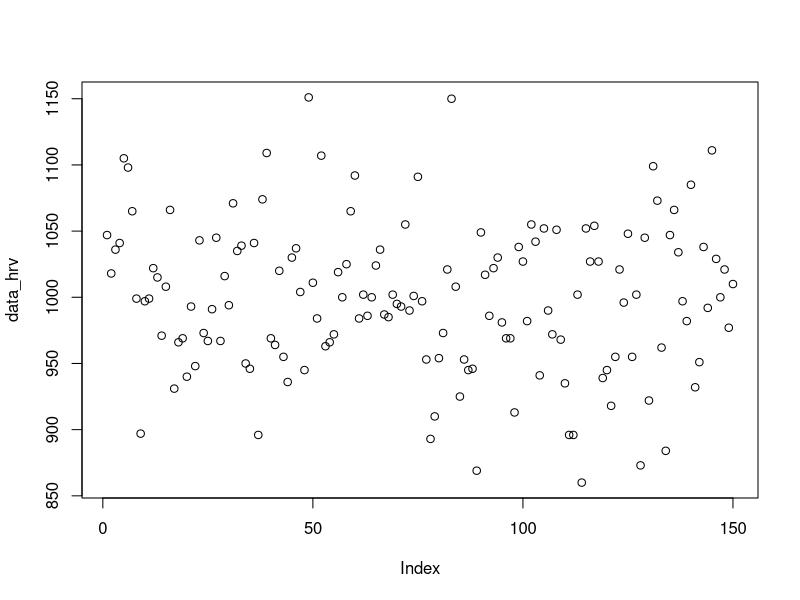

Reproduce this figure in R. (Note: this script raises an error after producing the figure.)
# test of different methods for preprocessing HRV data for artifacts. 
# If satisfying, move functions to package hrvtools

# read in some hrv-data
# summary function on quality (0, 1, -1)
# algorithm to filter out:
# everything out of window is removed recursively 
# for at most 20 times or until no further artifacts are found
# Parameters: 
#    window_length - basis for window (length of samples around current one) 
#    window_height - x% +- of mean of basis

####
####
# filter works somewhat, but problems exist for longer series and/or extreme values (might exclude even "correct" values)
# also unclear whether this can be resolved, or by what algorithm.
# more thoughts about which kinds of artifacts are likely to be there. 
# And also whether there are different kinds, and in which order to remove these.
# for filter window 2 (2 on each side) value series of x x x y y y x x can lead to deletion of
# third x (even though the ys are corrupt) if (x+y)/2 drives window so that x is outside
# typical artifacts are more like x x (x/3 x*2/3) x x 2x
# that is one instance is splitted to more than one, one is ommited and the value recorded is the sum of the ommited ones
####
####


#data for 2:30 min.
data_hrv <- round(rnorm (150, mean=1000, sd=50))
d2 <- c(rep(100, 20), rep(121,3), rep(100,20))

plot(data_hrv)

d <- data_hrv
di <- diff(d) # (d[i+1] - d[i])
r <- round(di/d [1:length(di)] * 100, 2)

# window_length: how many values to each side
remove_artifacts <- function(d, window_length, window_height)
{
    l = length(d)
    index_min = 1 + window_length
    index_max = l - window_length

    flags <- vector(length=l)
    flags[1:window_length] <- TRUE
    flags[(l-window_length):l] <- TRUE

    for (i in index_min:index_max)
    {
        w <- window(i, window_length)
        flags[i] <- is_in_window(d, i, w, window_height)
    }
    return(d[flags])
}
remove_artifacts(d, 2, .1)
d2 <- c(rep(100, 50), rep(123,10), rep(100,50)); d2
d2 <- remove_artifacts(d2, 2, .1); d2 # still 8 in
d2 <- remove_artifacts(d2, 2, .1); d2 # still 6 in


window <- function(index, window_length)
{
    wind <- c((index - window_length):(index - 1), (index + 1):(index + window_length))
    # no check on validity, e. g. window goes negative or above upper bounds
    return(wind)
}
# window(3,2)

# height as fraction, e. g. 0.2 for 20%
is_in_window <- function(data, index, wind, height)
{
    d <- data
    i <- index
    w <- wind
    m <- mean(d[w])
    h <- height

    upper_limit <-  m * (1+height)
    lower_limit <-  m / (1+height)

    data_not_below_lower_limit <- d[i] > lower_limit
    data_not_above_upper_limit  <- d[i] < upper_limit
    in_wind <- data_not_below_lower_limit & data_not_above_upper_limit

    return(in_wind)
}
# is_in_window(d, 3, w, .05)
